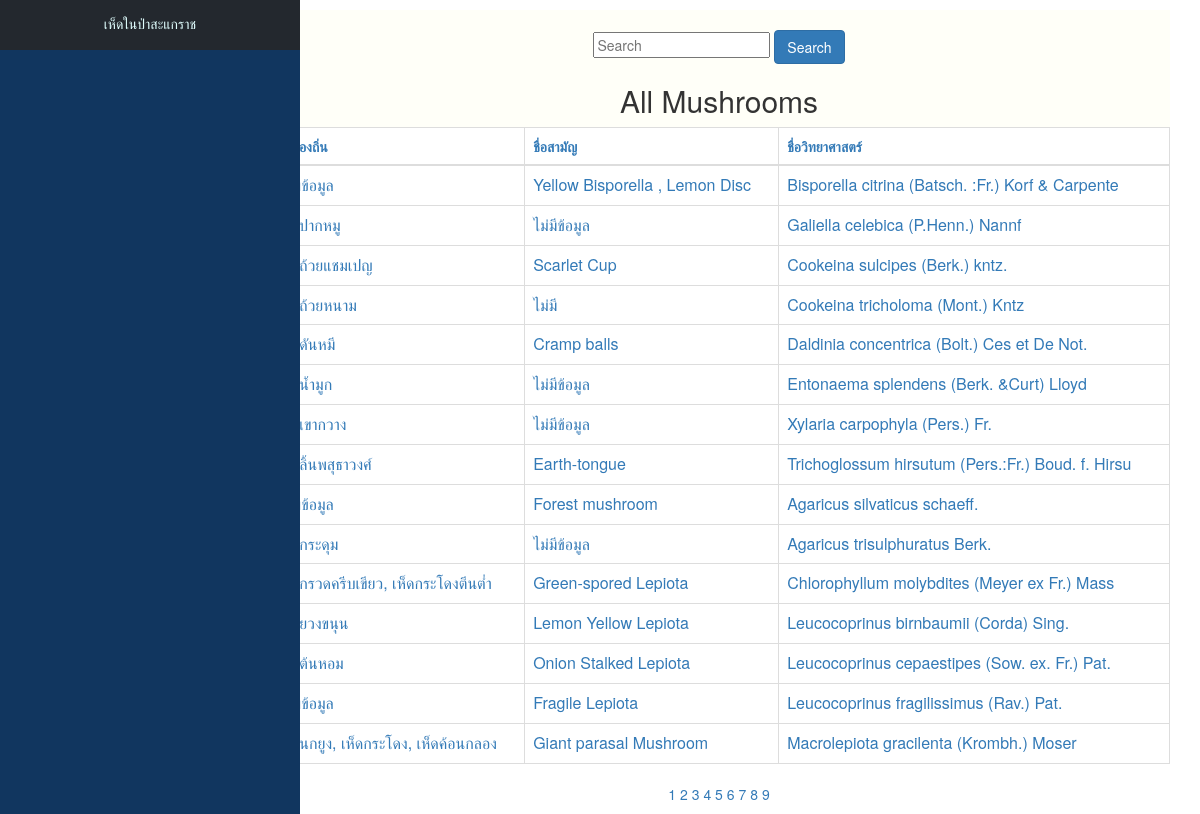
The page / on the database its author committed.
### tables this page shows
CREATE TABLE `mushroom` (
  `m_id` int(10) NOT NULL,
  `m_cname` varchar(50) NOT NULL,
  `m_name` varchar(50) NOT NULL,
  `m_sname` varchar(50) NOT NULL,
  `m_family` varchar(50) NOT NULL,
  `m_mush` text NOT NULL,
  `m_stalk` text NOT NULL,
  `m_spore` text NOT NULL,
  `m_benefit` text NOT NULL,
  `m_env` text NOT NULL,
  `m_pic` varchar(255) NOT NULL
);

### index.php (the view, shortened to what this page needs)
<?php include('connect.php');  ?>
<html lang="en">
<head>
    <link rel="stylesheet" href="node_modules/bootstrap/dist/css/bootstrap.min.css">
    <link rel="stylesheet" type="text/css" href="style2.css">
</head>
<body style>
    <?php include("head.php"); ?>
    <section id="content">
        <div class="container fonts" style="margin-top:10px;">
            <div class="content_right" style="background-color:#fffff8; height:200px;">
                <div class="text-center" style="padding-left:10px; margin-top:20px;">
                    <center>
                        <form action="search.php" method="POST">
                            <input type="text" class="form=control" name="search" placeholder="Search" required>
                            <button type="submit" class="btn btn-primary" name="submit-search">Search</button>
                        </form>
                    </center>
                    <h2>All Mushrooms</h2>
                    <div class="article-container">
                        <div class="table-responsive" style="margin-top:10px;">
                            <table align="right" class="table table-bordered table-sm" style="color:#337ab7 ;background-color:white">
                                <thead class="thead-dark">
                                    <tr class="text-center" style="font-size:14px;">
                                        <th>ชื่อท้องถิ่น</th>
                                        <th>ชื่อสามัญ</th>
                                        <th>ชื่อวิทยาศาสตร์</th>
                                    </tr>
                                </thead>
                                <tbody>
                                    <?php
                                    $perpage = 15;
                                    if (isset($_GET['page'])) {
                                        $page = $_GET['page'];
                                    } else {
                                        $page = 1;
                                    }
                                    $start = ($page - 1) * $perpage;
                                    $sql = "SELECT * FROM mushroom ORDER BY m_id ASC LIMIT {$start} , {$perpage} ";
                                    $result = mysqli_query($conn, $sql);
                                    $queryResults = mysqli_num_rows($result);
                                    if ($queryResults > 0) {
                                        while ($row = mysqli_fetch_assoc($result)) {
                                            echo "<tr class='article-box'>
						                    <td>" . $row['m_cname'] . "</td>
						                    <td>" . $row['m_name'] . "</td>
						                    <td>" . $row['m_sname'] . "</td>
					                        </tr>";
                                        }
                                    }
                                    $sql2 = "SELECT * FROM mushroom ";
                                    $query2 = mysqli_query($conn, $sql2);
                                    $total_record = mysqli_num_rows($query2);
                                    $total_page = ceil($total_record / $perpage);
                                    ?>
                        </div>
                        <p class="text-center">
                            <a href="index.php?page=1" aria-label="Previous"><span aria-hidden="true"><i class="fas fa-backward"></i></span></a>
                            <?php for ($i = 1; $i <= $total_page; $i++) { ?>
                                <span><a href="index.php?page=<?php echo $i; ?>"><?php echo $i; ?></a></span>
                            <?php } ?>
                            <a href="index.php?page=<?php echo $total_page; ?>" aria-label="Next"><span aria-hidden="true"><i class="fas fa-forward"></i></span></a>
                        </p>
                    </div>
                </div>
            </div>
    </section>
</body>
</html>

### head.php (shortened to what this page needs)
<!DOCTYPE html>
<html>
<head>
<link href="//netdna.bootstrapcdn.com/bootstrap/3.2.0/css/bootstrap.min.css" rel="stylesheet" id="bootstrap-css">
<link rel="stylesheet" type="text/css" href="style.css">
<link href="//maxcdn.bootstrapcdn.com/font-awesome/4.2.0/css/font-awesome.min.css" rel="stylesheet">
</head>
<div class="nav-side-menu">
    <div class="brand">เห็ดในป่าสะแกราช</div>
        <div class="menu-list">
     </div>
</div>
</html>

### style2.css (style rules this page uses)
.content_right { float: right; width: 80%; }

### style.css (style rules this page uses)
.nav-side-menu { overflow: auto; font-family: verdana; font-size: 12px; font-weight: 200; background-color: #11365f; position: fixed; top: 0px; width: 300px; height: 100%; color: #e1ffff; }
.nav-side-menu .brand { background-color: #23282e; line-height: 50px; display: block; text-align: center; font-size: 14px; }
body { margin: 0px; padding: 0px; }

### rows shown on the page
mushroom: m_cname "ไม่มีข้อมูล", m_name "Yellow Bisporella , Lemon Disc", m_sname "Bisporella citrina (Batsch. :Fr.) Korf & Carpente"
mushroom: m_cname "เห็ดปากหมู", m_name "ไม่มีข้อมูล", m_sname "Galiella celebica (P.Henn.) Nannf"
mushroom: m_cname "เห็ดถ้วยแชมเปญ", m_name "Scarlet Cup", m_sname "Cookeina sulcipes (Berk.) kntz."
mushroom: m_cname "เห็ดถ้วยหนาม", m_name "ไม่มี", m_sname "Cookeina tricholoma (Mont.) Kntz"
mushroom: m_cname "เห็ดดันหมี", m_name "Cramp balls", m_sname "Daldinia concentrica (Bolt.) Ces et De Not."
mushroom: m_cname "เห็ดน้ำมูก", m_name "ไม่มีข้อมูล", m_sname "Entonaema splendens (Berk. &Curt) Lloyd"
mushroom: m_cname "เห็ดเขากวาง", m_name "ไม่มีข้อมูล", m_sname "Xylaria carpophyla (Pers.) Fr."
mushroom: m_cname "เห็ดลิ้นพสุธาวงศ์", m_name "Earth-tongue", m_sname "Trichoglossum hirsutum (Pers.:Fr.) Boud. f. Hirsu"
mushroom: m_cname "ไม่มีข้อมูล", m_name "Forest mushroom", m_sname "Agaricus silvaticus schaeff."
mushroom: m_cname "เห็ดกระดุม", m_name "ไม่มีข้อมูล", m_sname "Agaricus trisulphuratus Berk."
mushroom: m_cname "เห็ดกรวดครีบเขียว, เห็ดกระโดงตีนต่ำ", m_name "Green-spored Lepiota", m_sname "Chlorophyllum molybdites (Meyer ex Fr.) Mass"
mushroom: m_cname "เห็ดยวงขนุน", m_name "Lemon Yellow Lepiota", m_sname "Leucocoprinus birnbaumii (Corda) Sing."
mushroom: m_cname "เห็ดต้นหอม", m_name "Onion Stalked Lepiota", m_sname "Leucocoprinus cepaestipes (Sow. ex. Fr.) Pat."
mushroom: m_cname "ไม่มีข้อมูล", m_name "Fragile Lepiota", m_sname "Leucocoprinus fragilissimus (Rav.) Pat."
mushroom: m_cname "เห็ดนกยูง, เห็ดกระโดง, เห็ดค้อนกลอง", m_name "Giant parasal Mushroom", m_sname "Macrolepiota gracilenta (Krombh.) Moser"
